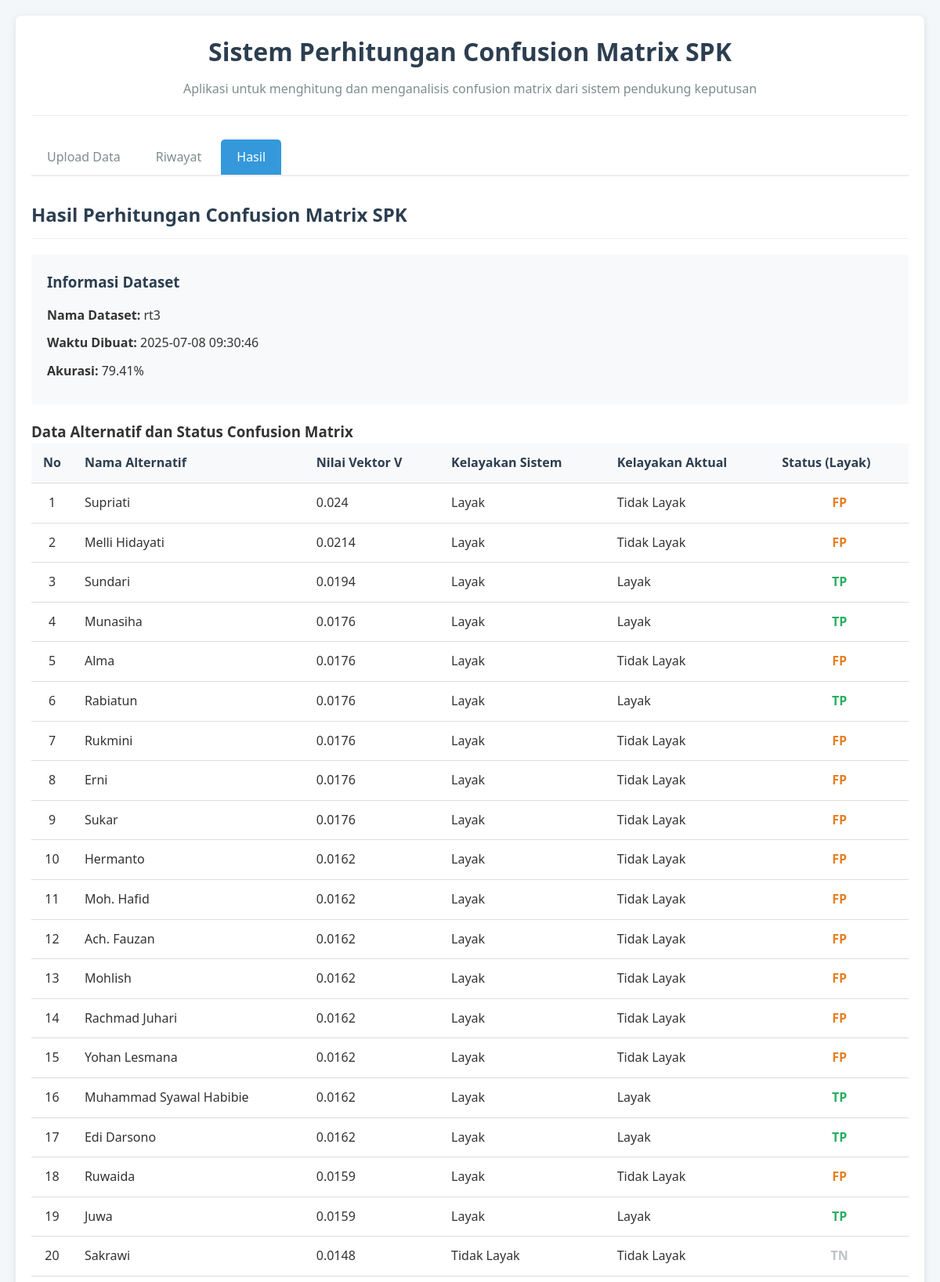
Page /?tab=results&dataset=12 (upper part) on the committed database.
### tables this page shows
CREATE TABLE `dataset` (
  `id` int NOT NULL,
  `name` varchar(255) NOT NULL,
  `accuracy` float DEFAULT '0',
  `created_at` datetime DEFAULT CURRENT_TIMESTAMP
);

CREATE TABLE `raw_data` (
  `id` int NOT NULL,
  `dataset_id` int DEFAULT NULL,
  `data_id` varchar(50) DEFAULT NULL,
  `nama_alternatif` varchar(255) DEFAULT NULL,
  `nilai_vektor_v` float DEFAULT NULL,
  `kelayakan_sistem` varchar(100) DEFAULT NULL,
  `kelayakan_aktual` varchar(100) DEFAULT NULL
);

### src/config.php (called while the page is built, shortened)
<?php
class Database
{
    private $db;
    public function __construct()
    {
        try {
            $dsn = "mysql:host=" . DB_HOST . ";dbname=" . DB_NAME . ";charset=" . DB_CHARSET;
            $options = [
                PDO::ATTR_ERRMODE => PDO::ERRMODE_EXCEPTION,
                PDO::ATTR_DEFAULT_FETCH_MODE => PDO::FETCH_ASSOC,
                PDO::ATTR_EMULATE_PREPARES => false,
            ];
            $this->db = new PDO($dsn, DB_USER, DB_PASS, $options);
            $this->createTables();
        } catch (PDOException $e) {
            die('Error connecting to database: ' . $e->getMessage());
        }
    }
    private function createTables()
    {
        try {
            $stmt = $this->db->query("SHOW TABLES LIKE 'datasets'");
            $oldTableExists = $stmt->rowCount() > 0;
            if ($oldTableExists) {
                $this->db->exec('
                    CREATE TABLE IF NOT EXISTS dataset (
                        id INT AUTO_INCREMENT PRIMARY KEY,
                        name VARCHAR(255) NOT NULL,
                        accuracy FLOAT DEFAULT 0,
                        created_at DATETIME DEFAULT CURRENT_TIMESTAMP
                    )
                ');
                $this->db->exec('
                    INSERT IGNORE INTO dataset (id, name, accuracy, created_at)
                    SELECT id, name, accuracy, created_at FROM datasets
                ');
                $this->db->exec('SET FOREIGN_KEY_CHECKS = 0');
                $this->db->exec('DROP TABLE IF EXISTS datasets');
                $this->db->exec('SET FOREIGN_KEY_CHECKS = 1');
            } else {
        $this->db->exec('
                    CREATE TABLE IF NOT EXISTS dataset (
                id INT AUTO_INCREMENT PRIMARY KEY,
                name VARCHAR(255) NOT NULL,
                        accuracy FLOAT DEFAULT 0,
                        created_at DATETIME DEFAULT CURRENT_TIMESTAMP
                    )
                ');
            }
            $stmt = $this->db->query("DESCRIBE raw_data");
            $columns = $stmt->fetchAll(PDO::FETCH_COLUMN);
            $needsUpdate = !in_array('nama_alternatif', $columns);
            if ($needsUpdate) {
                $this->db->exec('
                    CREATE TABLE IF NOT EXISTS raw_data_new (
                        id INT AUTO_INCREMENT PRIMARY KEY,
                        dataset_id INT,
                        data_id VARCHAR(50),
                        nama_alternatif VARCHAR(255),
                        nilai_vektor_v FLOAT,
                        kelayakan_sistem VARCHAR(100),
                        kelayakan_aktual VARCHAR(100),
                        FOREIGN KEY (dataset_id) REFERENCES dataset(id) ON DELETE CASCADE
                    )
                ');
                try {
                    $this->db->exec('
                        INSERT INTO raw_data_new (dataset_id, data_id, nama_alternatif, nilai_vektor_v, kelayakan_sistem, kelayakan_aktual)
                        SELECT dataset_id, data_id, CONCAT("Alternatif ", data_id), 0, predicted_class, actual_class
                        FROM raw_data
                    ');
                    $this->db->exec('DROP TABLE raw_data');
                    $this->db->exec('RENAME TABLE raw_data_new TO raw_data');
                } catch (PDOException $e) {
                    $this->db->exec('DROP TABLE IF EXISTS raw_data');
                    $this->db->exec('
                        CREATE TABLE raw_data (
                            id INT AUTO_INCREMENT PRIMARY KEY,
                            dataset_id INT,
                            data_id VARCHAR(50),
                            nama_alternatif VARCHAR(255),
                            nilai_vektor_v FLOAT,
                            kelayakan_sistem VARCHAR(100),
                            kelayakan_aktual VARCHAR(100),
                            FOREIGN KEY (dataset_id) REFERENCES dataset(id) ON DELETE CASCADE
                        )
                    ');
                }
            } else {
                $this->db->exec('
                    CREATE TABLE IF NOT EXISTS raw_data (
                        id INT AUTO_INCREMENT PRIMARY KEY,
                        dataset_id INT,
                        data_id VARCHAR(50),
                        nama_alternatif VARCHAR(255),
                        nilai_vektor_v FLOAT,
                        kelayakan_sistem VARCHAR(100),
                        kelayakan_aktual VARCHAR(100),
                        FOREIGN KEY (dataset_id) REFERENCES dataset(id) ON DELETE CASCADE
                    )
                ');
            }
        $this->db->exec('
            CREATE TABLE IF NOT EXISTS confusion_matrix (
                id INT AUTO_INCREMENT PRIMARY KEY,
                dataset_id INT,
                    class_name VARCHAR(100),
                    true_positive INT DEFAULT 0,
                    false_positive INT DEFAULT 0,
                    true_negative INT DEFAULT 0,
                    false_negative INT DEFAULT 0,
                    precision_val FLOAT DEFAULT 0,
                    recall_val FLOAT DEFAULT 0,
                    f1_score FLOAT DEFAULT 0,
                    FOREIGN KEY (dataset_id) REFERENCES dataset(id) ON DELETE CASCADE
                )
            ');
            $this->db->exec('CREATE INDEX IF NOT EXISTS idx_raw_data_dataset_id ON raw_data (dataset_id)');
            $this->db->exec('CREATE INDEX IF NOT EXISTS idx_confusion_matrix_dataset_id ON confusion_matrix (dataset_id)');
            $this->db->exec('CREATE INDEX IF NOT EXISTS idx_datasets_created_at ON dataset (created_at)');
        } catch (PDOException $e) {
            $this->db->exec('
                CREATE TABLE IF NOT EXISTS dataset (
                    id INT AUTO_INCREMENT PRIMARY KEY,
                    name VARCHAR(255) NOT NULL,
                    accuracy FLOAT DEFAULT 0,
                    created_at DATETIME DEFAULT CURRENT_TIMESTAMP
                )
            ');
            $this->db->exec('
                CREATE TABLE IF NOT EXISTS confusion_matrix (
                    id INT AUTO_INCREMENT PRIMARY KEY,
                    dataset_id INT,
                    class_name VARCHAR(100),
                true_positive INT DEFAULT 0,
                false_positive INT DEFAULT 0,
                true_negative INT DEFAULT 0,
                false_negative INT DEFAULT 0,
                    precision_val FLOAT DEFAULT 0,
                    recall_val FLOAT DEFAULT 0,
                    f1_score FLOAT DEFAULT 0,
                    FOREIGN KEY (dataset_id) REFERENCES dataset(id) ON DELETE CASCADE
                )
            ');
        $this->db->exec('
            CREATE TABLE IF NOT EXISTS raw_data (
                id INT AUTO_INCREMENT PRIMARY KEY,
                dataset_id INT,
                    data_id VARCHAR(50),
                    nama_alternatif VARCHAR(255),
                    nilai_vektor_v FLOAT,
                    kelayakan_sistem VARCHAR(100),
                    kelayakan_aktual VARCHAR(100),
                    FOREIGN KEY (dataset_id) REFERENCES dataset(id) ON DELETE CASCADE
                )
            ');
        }
    }
    public function getDataset($id)
    {
        $stmt = $this->db->prepare('SELECT * FROM dataset WHERE id = :id');
        $stmt->bindValue(':id', $id);
        $stmt->execute();
        return $stmt->fetch(PDO::FETCH_ASSOC);
    }
    public function getRawData($datasetId)
    {
        $stmt = $this->db->prepare('SELECT * FROM raw_data WHERE dataset_id = :dataset_id');
        $stmt->bindValue(':dataset_id', $datasetId);
        $stmt->execute();
        return $stmt->fetchAll(PDO::FETCH_ASSOC);
    }
}

### public/get_result.php (the view, shortened to what this page needs)
<?php
require_once __DIR__ . '/../src/config.php';
$db = new Database();
$datasetId = intval($_GET['dataset']);
$dataset = $db->getDataset($datasetId);
$rawData = $db->getRawData($datasetId);
function getCMStatus($actual, $predicted)
{
    if ($actual === 'Layak' && $predicted === 'Layak') return 'TP';
    if ($actual !== 'Layak' && $predicted === 'Layak') return 'FP';
    if ($actual === 'Layak' && $predicted !== 'Layak') return 'FN';
    if ($actual !== 'Layak' && $predicted !== 'Layak') return 'TN';
    return '';
}
echo '
<div class="results-container">
    <h2>Hasil Perhitungan Confusion Matrix SPK</h2>
    <div class="dataset-info">
        <h3>Informasi Dataset</h3>
        <p><strong>Nama Dataset:</strong> ' . htmlspecialchars($dataset['name']) . '</p>
        <p><strong>Waktu Dibuat:</strong> ' . htmlspecialchars($dataset['created_at']) . '</p>
        <p><strong>Akurasi:</strong> ' . number_format($dataset['accuracy'], 2) . '%</p>
    </div>';
echo '<div class="raw-data-container">';
echo '<h3>Data Alternatif dan Status Confusion Matrix</h3>';
echo '<table class="raw-data-table">';
echo '<thead><tr><th>No</th><th>Nama Alternatif</th><th>Nilai Vektor V</th><th>Kelayakan Sistem</th><th>Kelayakan Aktual</th><th>Status (Layak)</th></tr></thead><tbody>';
foreach ($rawData as $row) {
    echo '<tr>';
    echo '<td>' . htmlspecialchars($row['data_id']) . '</td>';
    echo '<td>' . htmlspecialchars($row['nama_alternatif']) . '</td>';
    echo '<td>' . htmlspecialchars($row['nilai_vektor_v']) . '</td>';
    echo '<td>' . htmlspecialchars($row['kelayakan_sistem']) . '</td>';
    echo '<td>' . htmlspecialchars($row['kelayakan_aktual']) . '</td>';
    $status = getCMStatus($row['kelayakan_aktual'], $row['kelayakan_sistem']);
    $color = ($status === 'TP') ? '#27ae60' : (($status === 'FP' || $status === 'FN') ? '#e67e22' : '#bdc3c7');
    echo '<td style="text-align:center; color:' . $color . '"><b>' . $status . '</b></td>';
    echo '</tr>';
}
echo '</tbody></table>';
echo '</div>';
echo '
    <div class="action-buttons">
        <a href="export_dataset.php?id=' . $datasetId . '&format=json" class="btn">Export JSON</a>
        <a href="index.php" class="btn btn-secondary">Kembali ke Beranda</a>
    </div>
</div>';

### css/style.css (style rules this page uses)
* { margin: 0; padding: 0; box-sizing: border-box; }
body { font-family: 'Segoe UI', Tahoma, Geneva, Verdana, sans-serif; line-height: 1.6; color: #333; background-color: #f4f7f9; padding: 20px; }
section h2 { color: #2c3e50; margin-bottom: 20px; padding-bottom: 10px; border-bottom: 1px solid #eee; }
table { width: 100%; border-collapse: collapse; margin-bottom: 20px; }
th, td { padding: 12px 15px; text-align: left; border-bottom: 1px solid #ddd; }
thead th { background-color: #f8f9fa; color: #2c3e50; font-weight: 600; }
.dataset-info { background-color: #f8f9fa; padding: 20px; border-radius: 4px; margin-bottom: 20px; }
.dataset-info h3 { margin-bottom: 15px; color: #2c3e50; }
.dataset-info p { margin-bottom: 10px; }
.raw-data-table th:first-child, .raw-data-table td:first-child { width: 40px; text-align: center; }

### rows in the picture
dataset: name "rt3", created_at "2025-07-08 09:30:46", accuracy "79.41"
raw_data: data "1", nama_alternatif "Supriati", nilai_vektor_v "0.024", kelayakan_sistem "Layak", kelayakan_aktual "Tidak Layak", status "FP"
raw_data: data "2", nama_alternatif "Melli Hidayati", nilai_vektor_v "0.0214", kelayakan_sistem "Layak", kelayakan_aktual "Tidak Layak", status "FP"
raw_data: data "3", nama_alternatif "Sundari", nilai_vektor_v "0.0194", kelayakan_sistem "Layak", kelayakan_aktual "Layak", status "TP"
raw_data: data "4", nama_alternatif "Munasiha", nilai_vektor_v "0.0176", kelayakan_sistem "Layak", kelayakan_aktual "Layak", status "TP"
raw_data: data "5", nama_alternatif "Alma", nilai_vektor_v "0.0176", kelayakan_sistem "Layak", kelayakan_aktual "Tidak Layak", status "FP"
raw_data: data "6", nama_alternatif "Rabiatun", nilai_vektor_v "0.0176", kelayakan_sistem "Layak", kelayakan_aktual "Layak", status "TP"
raw_data: data "7", nama_alternatif "Rukmini", nilai_vektor_v "0.0176", kelayakan_sistem "Layak", kelayakan_aktual "Tidak Layak", status "FP"
raw_data: data "8", nama_alternatif "Erni", nilai_vektor_v "0.0176", kelayakan_sistem "Layak", kelayakan_aktual "Tidak Layak", status "FP"
raw_data: data "9", nama_alternatif "Sukar", nilai_vektor_v "0.0176", kelayakan_sistem "Layak", kelayakan_aktual "Tidak Layak", status "FP"
raw_data: data "10", nama_alternatif "Hermanto", nilai_vektor_v "0.0162", kelayakan_sistem "Layak", kelayakan_aktual "Tidak Layak", status "FP"
raw_data: data "11", nama_alternatif "Moh. Hafid", nilai_vektor_v "0.0162", kelayakan_sistem "Layak", kelayakan_aktual "Tidak Layak", status "FP"
raw_data: data "12", nama_alternatif "Ach. Fauzan", nilai_vektor_v "0.0162", kelayakan_sistem "Layak", kelayakan_aktual "Tidak Layak", status "FP"
raw_data: data "13", nama_alternatif "Mohlish", nilai_vektor_v "0.0162", kelayakan_sistem "Layak", kelayakan_aktual "Tidak Layak", status "FP"
raw_data: data "14", nama_alternatif "Rachmad Juhari", nilai_vektor_v "0.0162", kelayakan_sistem "Layak", kelayakan_aktual "Tidak Layak", status "FP"
raw_data: data "15", nama_alternatif "Yohan Lesmana", nilai_vektor_v "0.0162", kelayakan_sistem "Layak", kelayakan_aktual "Tidak Layak", status "FP"
raw_data: data "16", nama_alternatif "Muhammad Syawal Habibie", nilai_vektor_v "0.0162", kelayakan_sistem "Layak", kelayakan_aktual "Layak", status "TP"
raw_data: data "17", nama_alternatif "Edi Darsono", nilai_vektor_v "0.0162", kelayakan_sistem "Layak", kelayakan_aktual "Layak", status "TP"
raw_data: data "18", nama_alternatif "Ruwaida", nilai_vektor_v "0.0159", kelayakan_sistem "Layak", kelayakan_aktual "Tidak Layak", status "FP"
raw_data: data "19", nama_alternatif "Juwa", nilai_vektor_v "0.0159", kelayakan_sistem "Layak", kelayakan_aktual "Layak", status "TP"
raw_data: data "20", nama_alternatif "Sakrawi", nilai_vektor_v "0.0148", kelayakan_sistem "Tidak Layak", kelayakan_aktual "Tidak Layak", status "TN"
